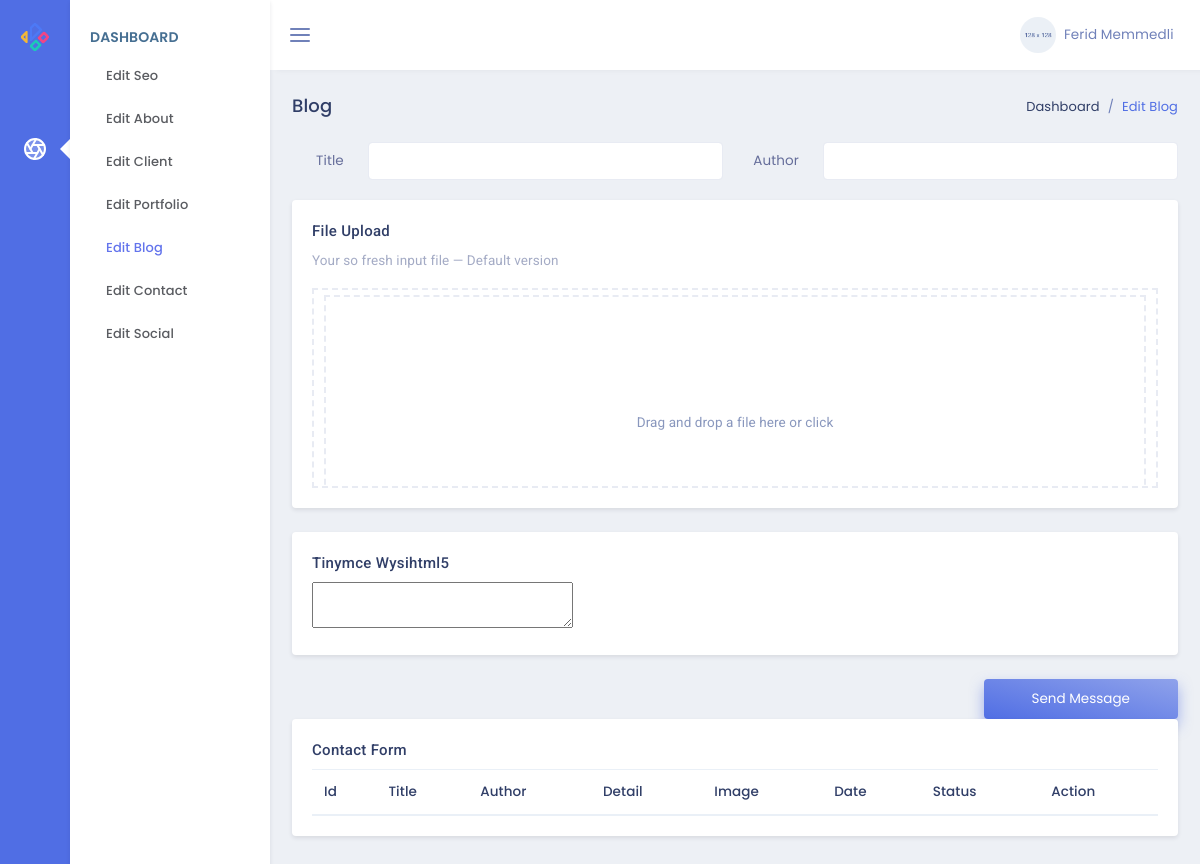
The app's page /admin/blog, older data.
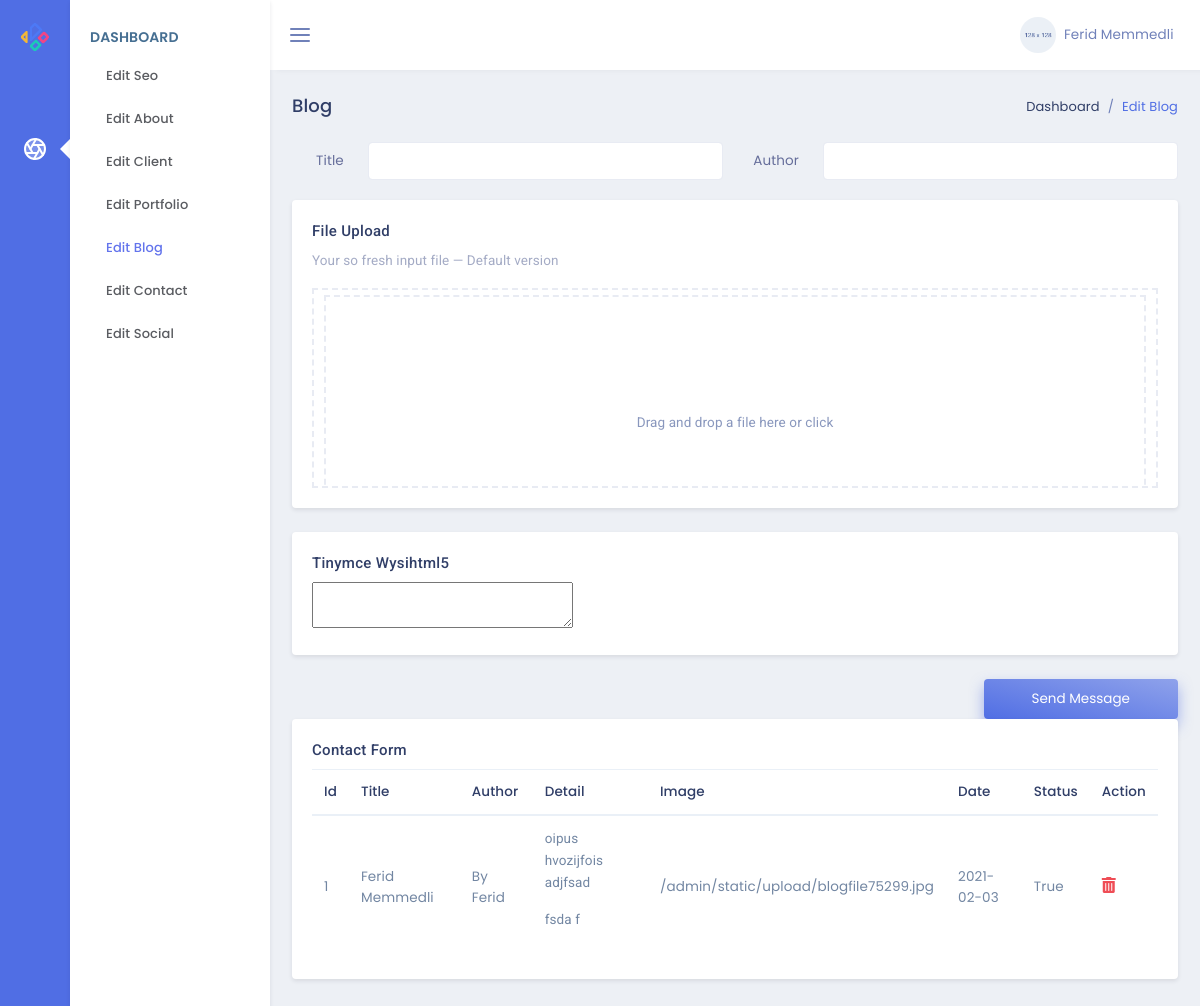
The same page, newer data.
### models.py (models this page shows, shortened)
class Blogs(db.Model):
    id = db.Column(db.Integer, primary_key=True)
    blogTitle = db.Column(db.String,nullable=False)
    blogDetail = db.Column(db.Text,nullable=False)
    blogAuthor = db.Column(db.String,nullable=False)
    blogDate = db.Column(db.Date,default=date.today())
    blogImage = db.Column(db.String,nullable=False)
    blogStatus = db.Column(db.Boolean)

### admin/routes.py (the view, shortened to what this page needs)
@admin.route('/blog',methods=['GET','POST'])
def adminBlog():
    blog=Blogs.query.all()
    return render_template('admin/editBlog.html',blog=blog)

### admin/templates/admin/editBlog.html (shortened to what this page needs)
{% extends "admin/layout.html" %}
{% block contentAdmin %}
<div class="row">
    <div class="col-sm-12">
        <div class="page-title-box">
            <div class="float-right">
                <ol class="breadcrumb">
                    <li class="breadcrumb-item"><a href="javascript:void(0);">Dashboard</a></li>
                    <li class="breadcrumb-item active">Edit Blog</li>
                </ol>
            </div>
            <h4 class="page-title">Blog</h4>
        </div>
    </div>
</div>
<form action="{{url_for('admin.adminBlog')}}" method="POST" class="row" enctype="multipart/form-data">
    <div class="col-lg-6">
        <div class="form-group row">
            <label for="example-text-input" class="col-sm-2 col-form-label text-right">Title</label>
            <div class="col-sm-10">
                <input class="form-control" name="title" type="text" id="example-text-input" required>
            </div>
        </div>
    </div>
    <div class="col-lg-6">
        <div class="form-group row">
            <label for="example-text-input" class="col-sm-2 col-form-label text-right">Author</label>
            <div class="col-sm-10">
                <input class="form-control" name="author" type="text" id="example-text-input" required>
            </div>
        </div>
    </div>
    <div class="col-lg-12">
        <div class="card">
            <div class="card-body">
                <h4 class="mt-0 header-title">File Upload</h4>
                <p class="text-muted mb-3">Your so fresh input file — Default version</p>
                <div class="dropify-wrapper">
                </div>
            </div>
        </div>
    </div>
    <div class="col-12">
        <div class="card">
            <div class="card-body">
                <h4 class="mt-0 header-title">Tinymce wysihtml5</h4>
                <textarea id="elm1" name="detail"></textarea>
            </div>
        </div>
    </div>
    <div class="col-sm-12 text-right">
        <button type="submit" class="btn btn-gradient-primary px-5 py-2">Send Message</button>
    </div>
</form>
<div class="row">
    <div class="col-lg-12">
        <div class="card">
            <div class="card-body">
                <h4 class="mt-0 header-title">Contact Form</h4>
                <div class="table-responsive">
                    <table class="table table-striped mb-0">
                        <thead>
                            <tr>
                                <th>Id</th>
                                <th>Title</th>
                                <th>Author</th>
                                <th>Detail</th>
                                <th>Image</th>
                                <th>Date</th>
                                <th>Status</th>
                                <th>Action</th>
                            </tr>
                        </thead>
                        <tbody>
                            {% for blog in blog %}
                            <tr>
                                <td>{{blog.id}}</td>
                                <td>{{blog.blogTitle}}</td>
                                <td>{{blog.blogAuthor}}</td>
                                <td>{{blog.blogDetail|safe}}</td>
                                <td>{{blog.blogImage}}</td>
                                <td>{{blog.blogDate}}</td>
                                <td>{{blog.blogStatus}}</td>
                                <td>
                                    <a href="/admin/deleteblog/{{blog.id}}"><i
                                            class="fas fa-trash-alt text-danger font-16"></i></a>
                                </td>
                            </tr>
                            {% endfor %}
                        </tbody>
                    </table>
                </div>
            </div>
        </div>
    </div>
</div>
{% endblock %}

### admin/templates/admin/layout.html (shortened to what this page needs)
<!DOCTYPE html>
<html lang="en">
<head>
    <link href="./static/plugins/dropify.min.css" rel="stylesheet">
    <link href="./static/assets/css/bootstrap.min.css" rel="stylesheet" type="text/css" />
    <link href="./static/assets/css/jquery-ui.min.css" rel="stylesheet">
    <link href="./static/assets/css/icons.min.css" rel="stylesheet" type="text/css" />
    <link href="./static/assets/css/metisMenu.min.css" rel="stylesheet" type="text/css" />
    <link href="./static/assets/css/app.min.css" rel="stylesheet" type="text/css" />
</head>
<body>
    <div class="leftbar-tab-menu">
        <div class="main-icon-menu">
            <a href="{{url_for('admin.adminPage')}}" class="logo logo-metrica d-block text-center">
                <span>
                    <img src="./static/assets/images/logo-sm.png" alt="logo-small" class="logo-sm">
                </span>
            </a>
            <nav class="nav">
                <a href="#MetricaProject" class="nav-link" data-toggle="tooltip-custom" data-placement="right" title=""
                    data-original-title="Project" data-trigger="hover">
                    <i data-feather="aperture" class="align-self-center menu-icon icon-dual"></i>
                </a>
            </nav>
        </div>
        <div class="main-menu-inner">
            <div class="menu-body slimscroll">
                <div id="MetricaProject" class="main-icon-menu-pane">
                    <div class="title-box">
                        <h6 class="menu-title">Dashboard</h6>
                    </div>
                    <ul class="nav">
                        <li class="nav-item"><a class="nav-link" href="{{url_for('admin.adminSeo')}}">Edit Seo</a></li>
                        <li class="nav-item"><a class="nav-link" href="{{url_for('admin.adminAbout')}}">Edit About</a></li>
                        <li class="nav-item"><a class="nav-link" href="{{url_for('admin.adminClient')}}">Edit Client</a></li>
                        <li class="nav-item"><a class="nav-link" href="#">Edit Portfolio</a></li>
                        <li class="nav-item"><a class="nav-link" href="{{url_for('admin.adminBlog')}}">Edit Blog</a>
                        </li>
                        <li class="nav-item"><a class="nav-link" href="{{url_for('admin.adminPage')}}">Edit Contact</a></li>
                        <li class="nav-item"><a class="nav-link" href="{{url_for('admin.adminSocial')}}">Edit Social</a></li>
                    </ul>
                </div>
            </div>
        </div>
    </div>
    <div class="topbar">
        <nav class="navbar-custom">
            <ul class="list-unstyled topbar-nav float-right mb-0">
                <li class="dropdown">
                    <a class="nav-link dropdown-toggle waves-effect waves-light nav-user" data-toggle="dropdown"
                        href="#" role="button" aria-haspopup="false" aria-expanded="false">
                        <img src="./static/assets/images/users/user-4.jpg" alt="profile-user" class="rounded-circle" />
                        <span class="ml-1 nav-user-name hidden-sm">Ferid Memmedli <i class="mdi mdi-chevron-down"></i> </span>
                    </a>
                </li>
            </ul>
            <ul class="list-unstyled topbar-nav mb-0">
                <li>
                    <button class="button-menu-mobile nav-link">
                        <i data-feather="menu" class="align-self-center"></i>
                    </button>
                </li>
            </ul>
        </nav>
    </div>
    <div class="page-wrapper">
        <div class="page-content-tab">
            <div class="container-fluid">
                {% block contentAdmin %}
                {% endblock %}
            </div>
        </div>
    </div>
</body>
</html>

Row changes from the older to the newer data that the page shows:
added Blogs: id "1", blogTitle "Ferid Memmedli", blogAuthor "By Ferid", blogDetail "oipus hvozijfois adjfsad fsda f", blogImage "/admin/static/upload/blogfile75299.jpg", blogDate "2021-02-03", blogStatus "True"
